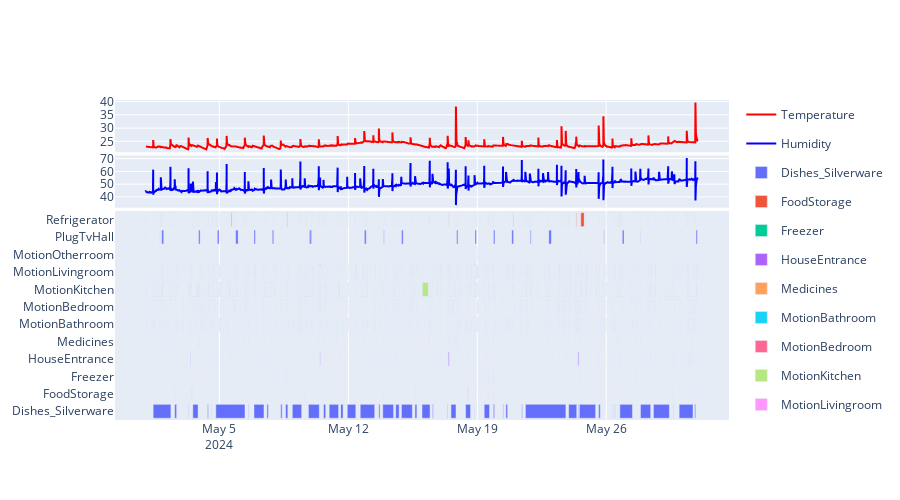

Write notebook code for a chart like this one.
### Code cell
subject = subjects[1]
print(subject)
data_subject_2 = data[subject]
environmental_sensors = list(data_subject_2.keys())
st = pd.to_datetime('2024-05-01 00:00:00')
et = pd.to_datetime('2024-05-30 23:59:59')
plot_sensor_active_periods(data_subject_2, environmental_sensors, st, et)

### Figure 1 — Plotly figure (JSON) as saved in the notebook; plotly's stock layout.template omitted (floating-point values rounded to 4 significant figures; data arrays with more than 128 entries replaced by an {"elided": "..."} marker saying what was removed)
{"data": [{"line": {"color": "red"}, "mode": "lines", "name": "Temperature", "type": "scatter", "x": {"elided": "4556 str values"}, "xaxis": "x", "y": {"elided": "4556 float values"}, "yaxis": "y"}, {"line": {"color": "blue"}, "mode": "lines", "name": "Humidity", "type": "scatter", "x": {"elided": "4556 str values"}, "xaxis": "x2", "y": {"elided": "4556 float values"}, "yaxis": "y2"}, {"alignmentgroup": "True", "base": ["2024-05-01T09:44:41.731000", "2024-05-18T20:40:24.418000", "2024-05-18T22:54:07.861000", "2024-05-19T09:01:54.455000", "2024-05-19T20:58:47.727000", "2024-05-20T09:29:33.136000", "2024-05-20T13:18:13.269000", "2024-05-20T21:02:25.918000", "2024-05-21T09:59:06.582000", "2024-05-21T14:47:02.044000", "2024-05-23T23:06:49.174000", "2024-05-24T11:35:43.728000", "2024-05-24T13:05:40.567000", "2024-05-18T20:19:31.227000", "2024-05-25T14:06:46.397000", "2024-05-26T08:22:53.690000", "2024-05-26T08:32:40.298000", "2024-05-26T13:28:48.232000", "2024-05-26T13:28:54", "2024-05-26T13:30:21.724000", "2024-05-26T13:31:00.746000", "2024-05-26T17:47:37.888000", "2024-05-27T20:38:52.212000", "2024-05-28T13:32:35.310000", "2024-05-29T15:04:47.598000", "2024-05-29T23:03:22.659000", "2024-05-30T19:21:49.137000", "2024-05-26T08:06:40.131000", "2024-05-18T08:48:03.633000", "2024-05-26T11:18:32.264000", "2024-05-17T09:21:39.394000", "2024-05-17T13:43:37.297000", "2024-05-02T13:46:17.563000", "2024-05-03T07:46:42.601000", "2024-05-03T13:25:08.040000", "2024-05-04T08:33:16.115000", "2024-05-04T13:53:05.375000", "2024-05-06T13:41:52.316000", "2024-05-06T21:07:23.135000", "2024-05-07T13:57:44.799000", "2024-05-08T07:58:35.034000", "2024-05-08T14:17:35.666000", "2024-05-08T23:01:38.554000", "2024-05-09T19:49:58.416000", "2024-05-04T19:24:09.645000", "2024-05-10T15:40:31.690000", "2024-05-16T13:40:20.116000", "2024-05-09T20:02:14.489000", "2024-05-16T00:00:53.388000", "2024-05-15T14:49:00.934000", "2024-05-14T21:14:08.492000", "2024-05-13T20:54:20.878000", "2024-05-14T13:45:56.783000", "2024-05-12T15:32:28.335000", "2024-05-11T22:38:39.036000", "2024-05-11T13:55:37.010000", "2024-05-11T13:48:05.234000", "2024-05-10T23:04:56.010000", "2024-05-13T15:48:13.344000"], "hovertemplate": "Sensor ID=%{y}<br>ts_on=%{base}<br>ts_off=%{x}<extra></extra>", "legendgroup": "Dishes_Silverware", "marker": {"color": "#636efa", "pattern": {"shape": ""}}, "name": "Dishes_Silverware", "offsetgroup": "Dishes_Silverware", "orientation": "h", "showlegend": true, "textposition": "auto", "type": "bar", "x": [83252810, 130804, 7428, 25081295, 5615590, 2644073, 8168343, 104926, 3025820, 189911103, 38048553, 2608834, 76175470, 1007386, 7718128, 5417, 23567, 5443, 5418, 2894, 3732, 59093057, 47981574, 74917740, 1081583, 65203563, 4598407, 950720, 23417058, 1021541, 1977718, 23726620, 9276948, 1382171, 24654544, 4131672, 940811, 1880602, 46879432, 6626539, 6657274, 10610433, 44154730, 18642, 136813403, 10405328, 3676681, 51118436, 37939718, 9149683, 51276005, 50756920, 16091241, 67948980, 40182231, 11815169, 412400, 44223410, 5641639], "xaxis": "x3", "y": ["Dishes_Silverware", "Dishes_Silverware", "Dishes_Silverware", "Dishes_Silverware", "Dishes_Silverware", "Dishes_Silverware", "Dishes_Silverware", "Dishes_Silverware", "Dishes_Silverware", "Dishes_Silverware", "Dishes_Silverware", "Dishes_Silverware", "Dishes_Silverware", "Dishes_Silverware", "Dishes_Silverware", "Dishes_Silverware", "Dishes_Silverware", "Dishes_Silverware", "Dishes_Silverware", "Dishes_Silverware", "Dishes_Silverware", "Dishes_Silverware", "Dishes_Silverware", "Dishes_Silverware", "Dishes_Silverware", "Dishes_Silverware", "Dishes_Silverware", "Dishes_Silverware", "Dishes_Silverware", "Dishes_Silverware", "Dishes_Silverware", "Dishes_Silverware", "Dishes_Silverware", "Dishes_Silverware", "Dishes_Silverware", "Dishes_Silverware", "Dishes_Silverware", "Dishes_Silverware", "Dishes_Silverware", "Dishes_Silverware", "Dishes_Silverware", "Dishes_Silverware", "Dishes_Silverware", "Dishes_Silverware", "Dishes_Silverware", "Dishes_Silverware", "Dishes_Silverware", "Dishes_Silverware", "Dishes_Silverware", "Dishes_Silverware", "Dishes_Silverware", "Dishes_Silverware", "Dishes_Silverware", "Dishes_Silverware", "Dishes_Silverware", "Dishes_Silverware", "Dishes_Silverware", "Dishes_Silverware", "Dishes_Silverware"], "yaxis": "y3"}, {"alignmentgroup": "True", "base": ["2024-05-22T13:45:52.008000", "2024-05-19T15:04:32.830000", "2024-05-22T19:01:39.966000", "2024-05-22T13:43:23.259000", "2024-05-22T13:35:35.678000", "2024-05-22T07:41:06.174000", "2024-05-19T20:25:40.525000", "2024-05-19T13:34:34.073000", "2024-05-18T12:35:26.735000", "2024-05-18T20:37:12.243000", "2024-05-18T20:34:44.455000", "2024-05-18T13:55:13.605000", "2024-05-18T12:36:45.620000", "2024-05-18T11:52:39.088000", "2024-05-23T07:46:42.894000", "2024-05-17T13:55:45.644000", "2024-05-19T13:31:35.386000", "2024-05-26T18:02:55.993000", "2024-05-30T19:24:42.015000", "2024-05-26T20:36:16.085000", "2024-05-17T13:48:21.377000", "2024-05-30T20:26:59.097000", "2024-05-30T20:20:59.860000", "2024-05-30T20:19:31.317000", "2024-05-30T20:16:32.170000", "2024-05-30T15:09:51.107000", "2024-05-30T14:59:46.210000", "2024-05-29T13:42:57.425000", "2024-05-29T13:31:23.527000", "2024-05-28T21:03:10.197000", "2024-05-28T20:56:38.753000", "2024-05-28T13:30:13.736000", "2024-05-28T13:15:10.164000", "2024-05-27T20:37:32.889000", "2024-05-27T20:36:03.542000", "2024-05-27T20:29:09.397000", "2024-05-27T20:26:22.760000", "2024-05-26T20:25:47.903000", "2024-05-15T14:55:44.184000", "2024-05-28T13:14:55.567000", "2024-05-13T16:02:48.406000", "2024-05-06T13:43:22.851000", "2024-05-05T19:16:53.505000", "2024-05-05T19:00:06.580000", "2024-05-13T20:56:00.535000", "2024-05-04T20:53:52.545000", "2024-05-03T20:13:45.105000", "2024-05-03T20:10:59.702000", "2024-05-06T13:43:49.374000", "2024-05-03T13:38:31.827000", "2024-05-03T13:31:08.358000", "2024-05-03T10:37:52.239000", "2024-05-03T10:27:57.240000", "2024-05-03T10:27:54.927000", "2024-05-02T13:59:53.483000", "2024-05-02T13:49:27.969000", "2024-05-01T13:49:17.537000", "2024-05-03T13:31:26.842000", "2024-05-06T21:11:15.951000", "2024-05-04T19:38:42.227000", "2024-05-06T21:48:32.320000", "2024-05-13T15:47:50.142000", "2024-05-06T21:13:10.734000", "2024-05-12T20:47:17.395000", "2024-05-11T14:06:54.684000", "2024-05-11T13:52:35.106000", "2024-05-09T15:21:18.875000", "2024-05-09T15:09:23.509000", "2024-05-08T23:06:02.874000", "2024-05-08T23:01:16.571000", "2024-05-12T20:50:18.650000", "2024-05-08T14:38:33.293000", "2024-05-08T14:36:56.884000", "2024-05-08T14:13:27.871000", "2024-05-07T19:30:07.843000", "2024-05-07T19:20:31.826000", "2024-05-07T14:18:27.880000", "2024-05-07T14:12:01.035000", "2024-05-08T22:59:01.319000"], "hovertemplate": "Sensor ID=%{y}<br>ts_on=%{base}<br>ts_off=%{x}<extra></extra>", "legendgroup": "FoodStorage", "marker": {"color": "#EF553B", "pattern": {"shape": ""}}, "name": "FoodStorage", "offsetgroup": "FoodStorage", "orientation": "h", "showlegend": true, "textposition": "auto", "type": "bar", "x": [24846, 3081, 111778, 5460, 8233, 19792, 184056, 693736, 18529, 5217, 10065, 15548, 4692, 997146, 29310, 9896, 10063, 11758, 18195, 5758, 32521, 32791, 37680, 49867, 53661, 4869, 5327, 10005, 5105, 4693, 6315, 12389, 36372, 5654, 5112, 6156, 31176, 6304, 213455, 5740, 5697, 10431, 7330, 30907, 8491, 21576, 7818, 8913, 3081, 15983, 8759, 88853, 1690, 1807, 7778, 7973, 37506, 100942, 22648, 11451, 2891, 6400, 3418, 6200, 6608, 7200, 6775, 5859, 7459, 3615, 7835, 6162, 7557, 26437, 6940, 59684, 7012, 12081, 8232], "xaxis": "x3", "y": ["FoodStorage", "FoodStorage", "FoodStorage", "FoodStorage", "FoodStorage", "FoodStorage", "FoodStorage", "FoodStorage", "FoodStorage", "FoodStorage", "FoodStorage", "FoodStorage", "FoodStorage", "FoodStorage", "FoodStorage", "FoodStorage", "FoodStorage", "FoodStorage", "FoodStorage", "FoodStorage", "FoodStorage", "FoodStorage", "FoodStorage", "FoodStorage", "FoodStorage", "FoodStorage", "FoodStorage", "FoodStorage", "FoodStorage", "FoodStorage", "FoodStorage", "FoodStorage", "FoodStorage", "FoodStorage", "FoodStorage", "FoodStorage", "FoodStorage", "FoodStorage", "FoodStorage", "FoodStorage", "FoodStorage", "FoodStorage", "FoodStorage", "FoodStorage", "FoodStorage", "FoodStorage", "FoodStorage", "FoodStorage", "FoodStorage", "FoodStorage", "FoodStorage", "FoodStorage", "FoodStorage", "FoodStorage", "FoodStorage", "FoodStorage", "FoodStorage", "FoodStorage", "FoodStorage", "FoodStorage", "FoodStorage", "FoodStorage", "FoodStorage", "FoodStorage", "FoodStorage", "FoodStorage", "FoodStorage", "FoodStorage", "FoodStorage", "FoodStorage", "FoodStorage", "FoodStorage", "FoodStorage", "FoodStorage", "FoodStorage", "FoodStorage", "FoodStorage", "FoodStorage", "FoodStorage"], "yaxis": "y3"}, {"alignmentgroup": "True", "base": ["2024-05-20T13:22:45.957000", "2024-05-20T13:38:57.723000", "2024-05-22T13:55:29.593000", "2024-05-22T20:21:43.037000", "2024-05-23T23:08:33.232000", "2024-05-23T23:09:18.512000", "2024-05-24T00:03:25.071000", "2024-05-27T14:20:21.284000", "2024-05-24T13:21:54.087000", "2024-05-26T17:06:44.455000", "2024-05-27T14:20:29.606000", "2024-05-28T21:06:35.175000", "2024-05-28T21:06:49.693000", "2024-05-30T20:38:56.430000", "2024-05-20T13:17:18.239000", "2024-05-24T11:14:07.617000", "2024-05-19T20:15:57.029000", "2024-05-19T20:15:56.061000", "2024-05-19T20:13:12.624000", "2024-05-03T17:08:29.369000", "2024-05-05T10:19:43.751000", "2024-05-05T15:13:24.288000", "2024-05-05T19:17:03.526000", "2024-05-08T14:15:57.670000", "2024-05-08T14:16:24.075000", "2024-05-08T14:16:24.583000", "2024-05-06T21:22:19.080000", "2024-05-09T15:21:28.809000", "2024-05-15T15:07:22.952000", "2024-05-17T13:56:19.654000", "2024-05-17T19:18:25.416000", "2024-05-17T19:18:31.179000", "2024-05-19T13:50:46.610000", "2024-05-08T14:16:50.155000"], "hovertemplate": "Sensor ID=%{y}<br>ts_on=%{base}<br>ts_off=%{x}<extra></extra>", "legendgroup": "Freezer", "marker": {"color": "#00cc96", "pattern": {"shape": ""}}, "name": "Freezer", "offsetgroup": "Freezer", "orientation": "h", "showlegend": true, "textposition": "auto", "type": "bar", "x": [40539, 3128, 29776, 7464, 8490, 27472, 4642, 8286, 39835, 149622, 62, 14469, 32, 35323, 31121, 2757, 14830, 601, 163388, 18847, 6346, 122055, 8203, 26368, 362, 25366, 25421, 10060, 13771, 24159, 4615, 6620, 13026, 3911], "xaxis": "x3", "y": ["Freezer", "Freezer", "Freezer", "Freezer", "Freezer", "Freezer", "Freezer", "Freezer", "Freezer", "Freezer", "Freezer", "Freezer", "Freezer", "Freezer", "Freezer", "Freezer", "Freezer", "Freezer", "Freezer", "Freezer", "Freezer", "Freezer", "Freezer", "Freezer", "Freezer", "Freezer", "Freezer", "Freezer", "Freezer", "Freezer", "Freezer", "Freezer", "Freezer", "Freezer"], "yaxis": "y3"}, {"alignmentgroup": "True", "base": {"elided": "157 str values"}, "hovertemplate": "Sensor ID=%{y}<br>ts_on=%{base}<br>ts_off=%{x}<extra></extra>", "legendgroup": "HouseEntrance", "marker": {"color": "#ab63fa", "pattern": {"shape": ""}}, "name": "HouseEntrance", "offsetgroup": "HouseEntrance", "orientation": "h", "showlegend": true, "textposition": "auto", "type": "bar", "x": {"elided": "157 int values"}, "xaxis": "x3", "y": {"elided": "157 str values"}, "yaxis": "y3"}, {"alignmentgroup": "True", "base": {"elided": "170 str values"}, "hovertemplate": "Sensor ID=%{y}<br>ts_on=%{base}<br>ts_off=%{x}<extra></extra>", "legendgroup": "Medicines", "marker": {"color": "#FFA15A", "pattern": {"shape": ""}}, "name": "Medicines", "offsetgroup": "Medicines", "orientation": "h", "showlegend": true, "textposition": "auto", "type": "bar", "x": {"elided": "170 int values"}, "xaxis": "x3", "y": {"elided": "170 str values"}, "yaxis": "y3"}, {"alignmentgroup": "True", "base": {"elided": "738 str values"}, "hovertemplate": "Sensor ID=%{y}<br>ts_on=%{base}<br>ts_off=%{x}<extra></extra>", "legendgroup": "MotionBathroom", "marker": {"color": "#19d3f3", "pattern": {"shape": ""}}, "name": "MotionBathroom", "offsetgroup": "MotionBathroom", "orientation": "h", "showlegend": true, "textposition": "auto", "type": "bar", "x": {"elided": "738 int values"}, "xaxis": "x3", "y": {"elided": "738 str values"}, "yaxis": "y3"}, {"alignmentgroup": "True", "base": {"elided": "399 str values"}, "hovertemplate": "Sensor ID=%{y}<br>ts_on=%{base}<br>ts_off=%{x}<extra></extra>", "legendgroup": "MotionBedroom", "marker": {"color": "#FF6692", "pattern": {"shape": ""}}, "name": "MotionBedroom", "offsetgroup": "MotionBedroom", "orientation": "h", "showlegend": true, "textposition": "auto", "type": "bar", "x": {"elided": "399 int values"}, "xaxis": "x3", "y": {"elided": "399 str values"}, "yaxis": "y3"}, {"alignmentgroup": "True", "base": {"elided": "4080 str values"}, "hovertemplate": "Sensor ID=%{y}<br>ts_on=%{base}<br>ts_off=%{x}<extra></extra>", "legendgroup": "MotionKitchen", "marker": {"color": "#B6E880", "pattern": {"shape": ""}}, "name": "MotionKitchen", "offsetgroup": "MotionKitchen", "orientation": "h", "showlegend": true, "textposition": "auto", "type": "bar", "x": {"elided": "4080 int values"}, "xaxis": "x3", "y": {"elided": "4080 str values"}, "yaxis": "y3"}, {"alignmentgroup": "True", "base": {"elided": "1514 str values"}, "hovertemplate": "Sensor ID=%{y}<br>ts_on=%{base}<br>ts_off=%{x}<extra></extra>", "legendgroup": "MotionLivingroom", "marker": {"color": "#FF97FF", "pattern": {"shape": ""}}, "name": "MotionLivingroom", "offsetgroup": "MotionLivingroom", "orientation": "h", "showlegend": true, "textposition": "auto", "type": "bar", "x": {"elided": "1514 int values"}, "xaxis": "x3", "y": {"elided": "1514 str values"}, "yaxis": "y3"}, {"alignmentgroup": "True", "base": ["2024-05-17T12:00:53.252000", "2024-05-19T00:29:52.306000", "2024-05-20T15:30:51.719000", "2024-05-20T22:00:53.405000", "2024-05-24T12:02:05.927000", "2024-05-29T15:43:36.080000", "2024-05-26T11:58:03.633000", "2024-05-27T15:26:18.960000", "2024-05-27T23:10:48.461000", "2024-05-17T11:39:40.238000", "2024-05-24T12:03:12.011000", "2024-05-13T21:15:41.466000", "2024-05-13T17:19:57.089000", "2024-05-13T17:18:30.189000", "2024-05-03T10:24:05.192000", "2024-05-04T17:25:23.161000", "2024-05-04T17:27:33.360000", "2024-05-04T17:28:12.379000", "2024-05-06T10:29:11.586000", "2024-05-04T17:26:54.928000", "2024-05-06T10:30:39.053000", "2024-05-06T22:33:59.956000", "2024-05-10T11:31:27.843000", "2024-05-13T16:06:20.250000", "2024-05-06T10:29:55.920000"], "hovertemplate": "Sensor ID=%{y}<br>ts_on=%{base}<br>ts_off=%{x}<extra></extra>", "legendgroup": "MotionOtherroom", "marker": {"color": "#FECB52", "pattern": {"shape": ""}}, "name": "MotionOtherroom", "offsetgroup": "MotionOtherroom", "orientation": "h", "showlegend": true, "textposition": "auto", "type": "bar", "x": [31998, 31993, 31979, 32007, 31995, 31999, 31984, 32004, 31998, 32028, 32001, 32004, 32013, 31989, 32001, 61768, 32002, 31991, 32012, 31973, 32000, 32002, 32000, 31995, 32009], "xaxis": "x3", "y": ["MotionOtherroom", "MotionOtherroom", "MotionOtherroom", "MotionOtherroom", "MotionOtherroom", "MotionOtherroom", "MotionOtherroom", "MotionOtherroom", "MotionOtherroom", "MotionOtherroom", "MotionOtherroom", "MotionOtherroom", "MotionOtherroom", "MotionOtherroom", "MotionOtherroom", "MotionOtherroom", "MotionOtherroom", "MotionOtherroom", "MotionOtherroom", "MotionOtherroom", "MotionOtherroom", "MotionOtherroom", "MotionOtherroom", "MotionOtherroom", "MotionOtherroom"], "yaxis": "y3"}, {"alignmentgroup": "True", "base": ["2024-05-21T22:34:47", "2024-05-17T21:10:11", "2024-05-18T21:04:44", "2024-05-19T21:11:13", "2024-05-20T21:00:43", "2024-05-21T21:10:46", "2024-05-21T22:52:22", "2024-05-28T21:12:57", "2024-05-25T20:58:57", "2024-05-26T21:01:12", "2024-05-28T21:10:26", "2024-05-28T21:11:57", "2024-05-14T21:23:36", "2024-05-30T21:05:02", "2024-05-22T21:16:23", "2024-05-13T21:26:42", "2024-05-27T21:00:15", "2024-05-13T21:17:34", "2024-05-01T00:04:32", "2024-05-01T17:30:08", "2024-05-01T17:32:38", "2024-05-01T17:36:38", "2024-05-01T18:59:20", "2024-05-01T20:59:04", "2024-05-13T21:19:45", "2024-05-03T20:56:18", "2024-05-05T21:18:59", "2024-05-06T21:06:57", "2024-05-07T21:00:54", "2024-05-09T21:06:01", "2024-05-09T22:10:49", "2024-05-12T20:55:40", "2024-05-04T21:23:17"], "hovertemplate": "Sensor ID=%{y}<br>ts_on=%{base}<br>ts_off=%{x}<extra></extra>", "legendgroup": "PlugTvHall", "marker": {"color": "#636efa", "pattern": {"shape": ""}}, "name": "PlugTvHall", "offsetgroup": "PlugTvHall", "orientation": "h", "showlegend": true, "textposition": "auto", "type": "bar", "x": [1025000, 5859000, 6272000, 6642000, 8225000, 5012000, 30000, 270000, 1950000, 8010000, 60000, 30000, 7523000, 5942000, 11738000, 4702000, 990000, 60000, 212000, 121000, 91000, 301000, 539000, 9042000, 386000, 7051000, 11234000, 6498000, 6372000, 3859000, 6994000, 8485000, 8031000], "xaxis": "x3", "y": ["PlugTvHall", "PlugTvHall", "PlugTvHall", "PlugTvHall", "PlugTvHall", "PlugTvHall", "PlugTvHall", "PlugTvHall", "PlugTvHall", "PlugTvHall", "PlugTvHall", "PlugTvHall", "PlugTvHall", "PlugTvHall", "PlugTvHall", "PlugTvHall", "PlugTvHall", "PlugTvHall", "PlugTvHall", "PlugTvHall", "PlugTvHall", "PlugTvHall", "PlugTvHall", "PlugTvHall", "PlugTvHall", "PlugTvHall", "PlugTvHall", "PlugTvHall", "PlugTvHall", "PlugTvHall", "PlugTvHall", "PlugTvHall", "PlugTvHall"], "yaxis": "y3"}, {"alignmentgroup": "True", "base": {"elided": "627 str values"}, "hovertemplate": "Sensor ID=%{y}<br>ts_on=%{base}<br>ts_off=%{x}<extra></extra>", "legendgroup": "Refrigerator", "marker": {"color": "#EF553B", "pattern": {"shape": ""}}, "name": "Refrigerator", "offsetgroup": "Refrigerator", "orientation": "h", "showlegend": true, "textposition": "auto", "type": "bar", "x": {"elided": "627 int values"}, "xaxis": "x3", "y": {"elided": "627 str values"}, "yaxis": "y3"}], "layout": {"barmode": "overlay", "height": 500, "xaxis": {"anchor": "y", "domain": [0, 1], "matches": "x3", "showticklabels": false, "type": "date"}, "xaxis2": {"anchor": "y2", "domain": [0, 1], "matches": "x3", "showticklabels": false, "type": "date"}, "xaxis3": {"anchor": "y3", "domain": [0, 1], "type": "date"}, "yaxis": {"anchor": "x", "domain": [0.8367, 1], "fixedrange": true}, "yaxis2": {"anchor": "x2", "domain": [0.6633, 0.8267], "fixedrange": true}, "yaxis3": {"anchor": "x3", "domain": [0, 0.6533], "fixedrange": true}}}
